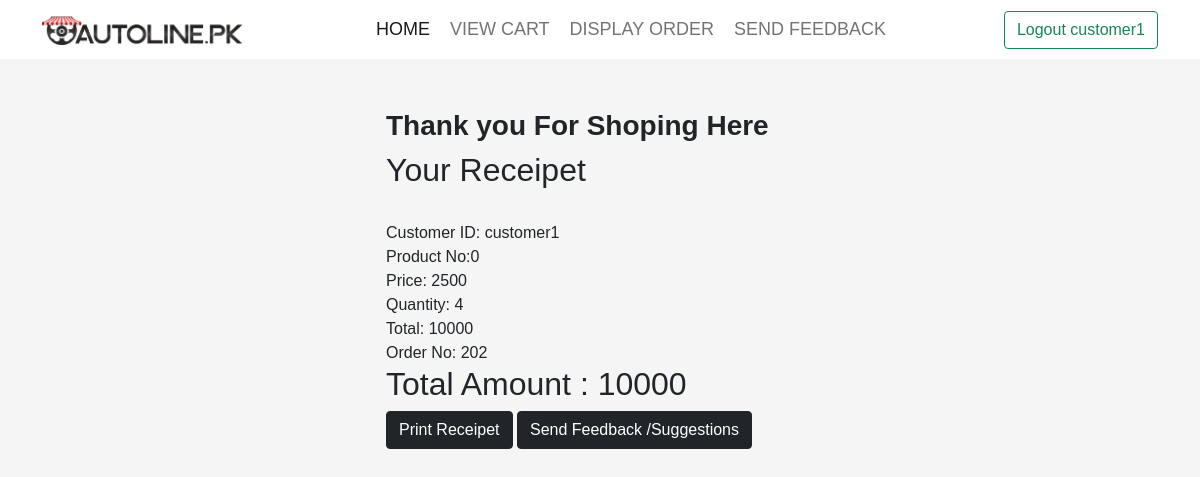
The page /customer/ThankYou.php (signed in) on the database its author committed.
### tables this page shows
CREATE TABLE `orders` (
  `cusId` text NOT NULL,
  `productid` int(10) NOT NULL,
  `price` int(10) NOT NULL,
  `quantity` int(10) NOT NULL,
  `date` text NOT NULL,
  `status` text NOT NULL,
  `id` int(11) NOT NULL,
  `total` int(11) NOT NULL,
  `orderid` varchar(255) NOT NULL
);

### customer/ThankYou.php (the view, shortened to what this page needs)
<?php include_once "header.php"; ?>
<div class="container" style="max-width: 500px;">
    <div class="row">
        <main class="customer-panel-main">
            <div class="container">
                <?php
                $customerID = $_SESSION["userid"];
                echo "<h3> Thank you For Shoping Here </h3>";
                ?>
                <?php
                $result = $con->query("SELECT * FROM orders where cusId='$customerID' ORDER BY date DESC LIMIT 1");
                ?>
                <form method="POST" action="ThankYou.php">
                    <div id="div1">
                        <h2>Your Receipet</h2>
                        <?php
                        $grandTotal = 0;
                        if ($result->num_rows > 0) {
                            while ($row = $result->fetch_assoc()) {
                        ?>
                                <?php echo "<br> Customer ID: " . $row['cusId']; ?> <br /> <?php echo " Product No:" . $row['productid']; ?> <br /> <?php echo "Price: " . $row['price']; ?> <br /> <?php echo "Quantity: " . $row['quantity']; ?> <br /> <?php echo "Total: " . $row['total']; ?> <br /> <?php echo " Order No: " . $row['orderid']; ?>
                                <?php $grandTotal = $row['total']; ?>
                        <?php
                            }
                        }
                        echo "<br> <h2>Total Amount : " . $grandTotal . "</h2>";
                        ?>
                    </div>
                    <button type="submit" class="btn btn-dark" name="print" onclick="doPrint()">Print Receipet</button>
                    <button type="submit" class="btn btn-dark" name="done">Send Feedback /Suggestions</button>
                </form>
        </main>
    </div>
</div>
</body>
</html>

### assets/css/style.css (style rules this page uses)
body { background-color: #f5f5f5; font-family: 'Lucida Sans', 'Lucida Sans Regular', 'Lucida Grande', 'Lucida Sans Unicode', Geneva, Verdana, sans-serif; }
h3 { font-weight: bold; }
.customer-panel-main { padding-top: 50px; }

### rows shown on the page
orders: cusId "customer1", productid "0", price "2500", quantity "4", total "10000", orderid "202"

### other values the page prints
$customerID "customer1"
